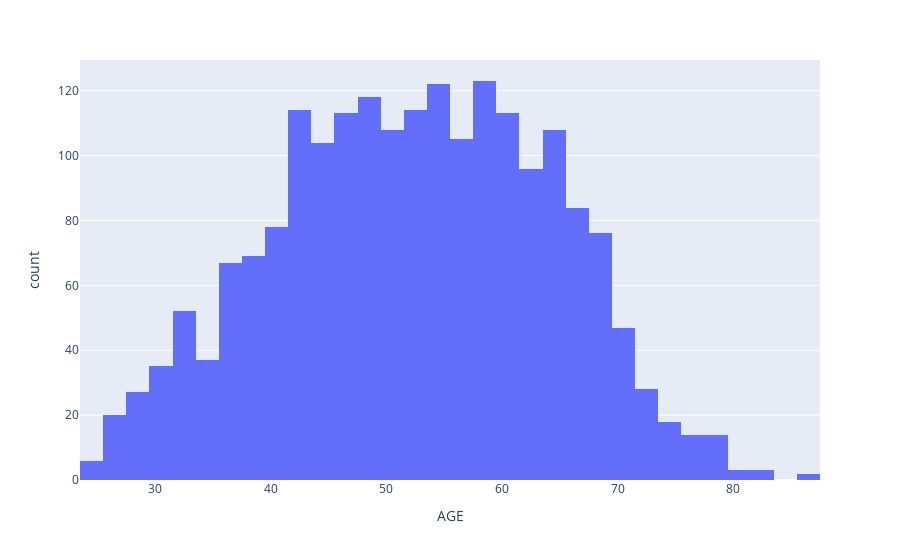

Source (notebook cell):
### Code cell
fig = px.histogram(df, x="AGE")
fig.show()

### Figure 1 — Plotly figure (JSON) as saved in the notebook; plotly's stock layout.template omitted (floating-point values rounded to 4 significant figures; data arrays with more than 128 entries replaced by an {"elided": "..."} marker saying what was removed)
{"data": [{"alignmentgroup": "True", "bingroup": "x", "hovertemplate": "AGE=%{x}<br>count=%{y}<extra></extra>", "legendgroup": "", "marker": {"color": "#636efa"}, "name": "", "offsetgroup": "", "orientation": "v", "showlegend": false, "type": "histogram", "x": {"elided": "2263 int values"}, "xaxis": "x", "yaxis": "y"}], "layout": {"barmode": "relative", "legend": {"tracegroupgap": 0}, "margin": {"t": 60}, "xaxis": {"anchor": "y", "domain": [0, 1], "title": {"text": "AGE"}}, "yaxis": {"anchor": "x", "domain": [0, 1], "title": {"text": "count"}}}}
